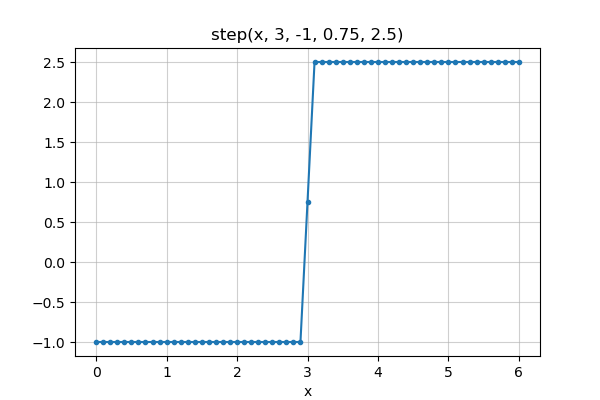

Write Python code to recreate this figure.
import numpy as np
import matplotlib.pyplot as plt

from ufunclab import step


a = 3.0
flow = -1.0
fa = 0.75
fhigh = 2.5
x = np.linspace(0, 6, 61)
y = step(x, a, flow, fa, fhigh)

plt.figure(figsize=(6, 4))
plt.plot(x, y, '.-')

plt.title(f'step(x, {a:g}, {flow:g}, {fa:g}, {fhigh:g})')

plt.xlabel('x')
plt.grid(alpha=0.6)
# plt.show()
plt.savefig('step_demo.png')
